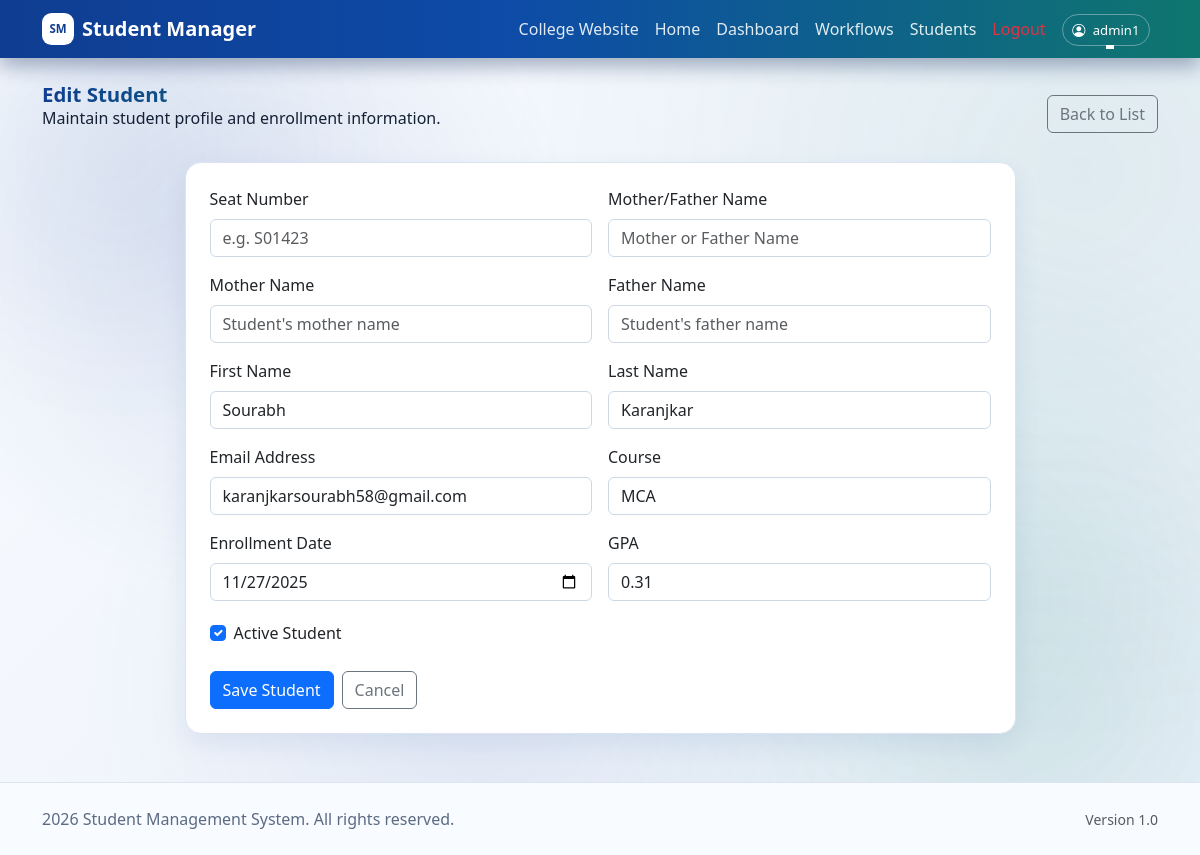
/1/edit/ (signed in), run on the app's committed database.
### Students/models.py (models this page shows, shortened)
class Student(models.Model):
	seat_number = models.CharField(max_length=30, unique=True, null=True, blank=True)
	mother_name = models.CharField(max_length=120, blank=True)
	father_name = models.CharField(max_length=120, blank=True)
	parent_name = models.CharField(max_length=120, blank=True)
	first_name = models.CharField(max_length=50)
	last_name = models.CharField(max_length=50)
	email = models.EmailField(unique=True)
	enrollment_date = models.DateField()
	course = models.CharField(max_length=100)
	gpa = models.DecimalField(max_digits=4, decimal_places=2, null=True, blank=True)
	is_active = models.BooleanField(default=True)
	created_at = models.DateTimeField(auto_now_add=True)
	updated_at = models.DateTimeField(auto_now=True)
	class Meta:
		ordering = ['-enrollment_date', 'last_name', 'first_name']

### Students/views.py (the view, shortened to what this page needs)
# urls.py: path('<int:pk>/edit/', views.StudentUpdateView.as_view(), name='edit'),
class StudentUpdateView(LoginRequiredMixin, UpdateView):
	model = Student
	form_class = StudentForm
	template_name = 'Students/student_form.html'
	success_url = reverse_lazy('students:list')

### Students/templates/Students/student_form.html (shortened to what this page needs)
{% extends 'Students/base.html' %}
{% block content %}
<section class="page-header">
  <div>
    <h1 class="page-title">{% if object %}Edit Student{% else %}Add Student{% endif %}</h1>
    <p class="page-subtitle">Maintain student profile and enrollment information.</p>
  </div>
  <a href="{% url 'students:list' %}" class="btn btn-outline-secondary">Back to List</a>
</section>
<div class="row justify-content-center">
  <div class="col-xl-9">
    <div class="card">
      <div class="card-body p-4">
        <form method="post" novalidate>
          <div class="row g-3">
            <div class="col-md-6">
              <label class="form-label" for="{{ form.seat_number.id_for_label }}">Seat Number</label>
              {{ form.seat_number }}
            </div>
            <div class="col-md-6">
              <label class="form-label" for="{{ form.parent_name.id_for_label }}">Mother/Father Name</label>
              {{ form.parent_name }}
            </div>
            <div class="col-md-6">
              <label class="form-label" for="{{ form.mother_name.id_for_label }}">Mother Name</label>
              {{ form.mother_name }}
            </div>
            <div class="col-md-6">
              <label class="form-label" for="{{ form.father_name.id_for_label }}">Father Name</label>
              {{ form.father_name }}
            </div>
            <div class="col-md-6">
              <label class="form-label" for="{{ form.first_name.id_for_label }}">First Name</label>
              {{ form.first_name }}
            </div>
            <div class="col-md-6">
              <label class="form-label" for="{{ form.last_name.id_for_label }}">Last Name</label>
              {{ form.last_name }}
            </div>
            <div class="col-md-6">
              <label class="form-label" for="{{ form.email.id_for_label }}">Email Address</label>
              {{ form.email }}
            </div>
            <div class="col-md-6">
              <label class="form-label" for="{{ form.course.id_for_label }}">Course</label>
              {{ form.course }}
            </div>
            <div class="col-md-6">
              <label class="form-label" for="{{ form.enrollment_date.id_for_label }}">Enrollment Date</label>
              {{ form.enrollment_date }}
            </div>
            <div class="col-md-6">
              <label class="form-label" for="{{ form.gpa.id_for_label }}">GPA</label>
              {{ form.gpa }}
            </div>
            <div class="col-12">
              <div class="form-check mt-1">
                {{ form.is_active }}
                <label class="form-check-label" for="{{ form.is_active.id_for_label }}">Active Student</label>
              </div>
            </div>
          </div>
          <div class="d-flex gap-2 mt-4">
            <button type="submit" class="btn btn-primary">Save Student</button>
            <a href="{% url 'students:list' %}" class="btn btn-outline-secondary">Cancel</a>
          </div>
        </form>
      </div>
    </div>
  </div>
</div>
{% endblock %}

### Students/templates/Students/base.html (shortened to what this page needs)
<!DOCTYPE html>
<html lang="en" data-bs-theme="light">
<head>
    <link href="https://cdn.jsdelivr.net/npm/bootstrap@5.3.2/dist/css/bootstrap.min.css" rel="stylesheet">
    <link href="https://cdn.jsdelivr.net/npm/bootstrap-icons@1.11.3/font/bootstrap-icons.min.css" rel="stylesheet">
    {% load static %}
    <link rel="stylesheet" href="{% static 'Students/css/site.css' %}">
</head>
<body>
    <div class="floating-orb orb-1"></div>
    <nav class="app-nav navbar navbar-expand-lg mb-4">
        <div class="container">
            <a class="navbar-brand d-flex align-items-center gap-2 text-white" href="{% url 'students:home' %}">
                <span class="brand-mark">SM</span>
                <span class="fw-semibold">Student Manager</span>
            </a>
            <div class="collapse navbar-collapse" id="navbarMain">
                <ul class="navbar-nav ms-auto mb-2 mb-lg-0">
                    <li class="nav-item">
                        <a class="nav-link" href="{% url 'students:college_home' %}">College Website</a>
                    </li>
                    <li class="nav-item">
                        <a class="nav-link" href="{% url 'students:home' %}">Home</a>
                    </li>
                    {% if user.is_authenticated %}
                        <li class="nav-item">
                            <a class="nav-link" href="{% url 'students:dashboard' %}">Dashboard</a>
                        </li>
                        <li class="nav-item">
                            <a class="nav-link" href="{% url 'students:workflow_hub' %}">Workflows</a>
                        </li>
                        <li class="nav-item">
                            <a class="nav-link" href="{% url 'students:list' %}">Students</a>
                        </li>
                        <li class="nav-item">
                            <a class="nav-link text-danger" href="{% url 'students:logout' %}">Logout</a>
                        </li>
                        <li class="nav-item dropdown">
                            <a class="nav-link dropdown-toggle" href="#" role="button" data-bs-toggle="dropdown">
                                <span class="user-pill">
                                    <i class="bi bi-person-circle me-1"></i>
                                    {{ user.username }}
                                </span>
                            </a>
                        </li>
                    {% endif %}
                </ul>
            </div>
        </div>
    </nav>
    <main class="container mb-5">
        {% block content %}
        {% endblock %}
    </main>
    <footer class="app-footer py-4 mt-auto">
        <div class="container">
            <div class="row">
                <div class="col-md-6">
                    <p class="mb-0"> {% now "Y" %} Student Management System. All rights reserved.</p>
                </div>
                <div class="col-md-6 text-md-end">
                    <small class="text-body-secondary">Version 1.0</small>
                </div>
            </div>
        </div>
    </footer>
</body>
</html>

### data on the page
Student: first_name "Sourabh", last_name "Karanjkar", email "karanjkarsourabh58@gmail.com", course "MCA", enrollment_date "11/27/2025", gpa "0.31", is_active "☑"

### other printed values
{{ user.username }} "admin1"
